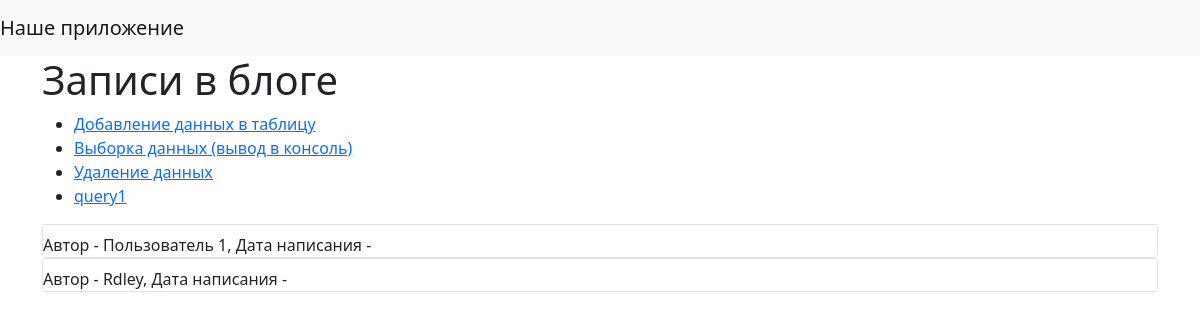
The app's page /, older data.
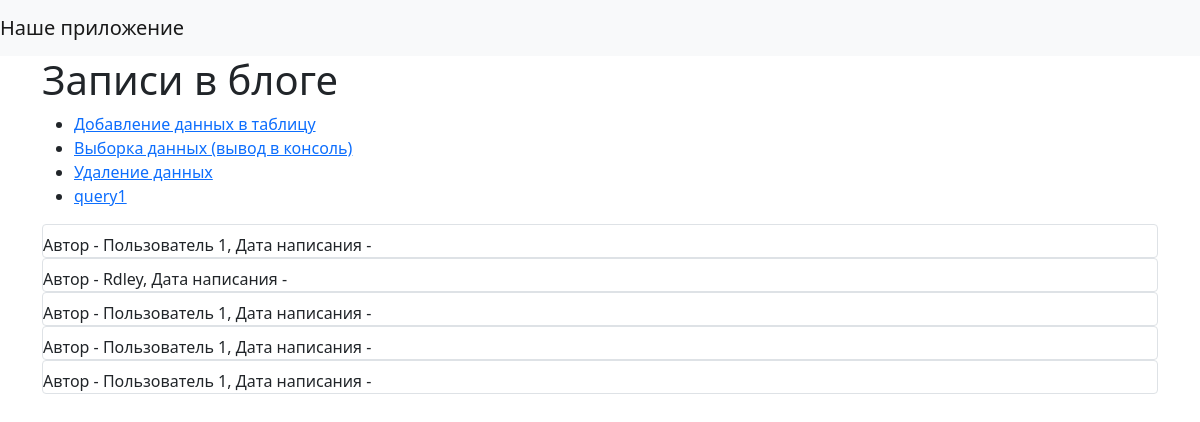
The same page, newer data.
### data/jobs.py (models this page shows)
class Jobs(SqlAlchemyBase):
    __tablename__ = 'jobs'
    id = sqlalchemy.Column(sqlalchemy.Integer,
                           primary_key=True, autoincrement=True)
    team_leader = sqlalchemy.Column(sqlalchemy.Integer,
                                    sqlalchemy.ForeignKey('users.id'))
    job = sqlalchemy.Column(sqlalchemy.String, nullable=True)
    work_size = sqlalchemy.Column(sqlalchemy.Integer,
                                  nullable=True)
    collaborators = sqlalchemy.Column(sqlalchemy.String, nullable=True)
    start_date = sqlalchemy.Column(sqlalchemy.DateTime, default=datetime.datetime.now)
    end_date = sqlalchemy.Column(sqlalchemy.DateTime, default=datetime.datetime.now)
    is_finished = sqlalchemy.Column(sqlalchemy.Boolean, nullable=True)
    user = orm.relation('User')

### data/users.py (models this page shows, shortened)
class User(SqlAlchemyBase):
    __tablename__ = 'users'
    id = sqlalchemy.Column(sqlalchemy.Integer, primary_key=True, autoincrement=True)
    surname = sqlalchemy.Column(sqlalchemy.String, nullable=True)
    name = sqlalchemy.Column(sqlalchemy.String, nullable=True)
    age = sqlalchemy.Column(sqlalchemy.Integer, nullable=True)
    position = sqlalchemy.Column(sqlalchemy.String, nullable=True)
    speciality = sqlalchemy.Column(sqlalchemy.String, nullable=True)
    address = sqlalchemy.Column(sqlalchemy.String, nullable=True)
    email = sqlalchemy.Column(sqlalchemy.String, index=True, unique=True, nullable=True)
    modified_date = sqlalchemy.Column(sqlalchemy.DateTime, default=datetime.datetime.now)
    jobs = orm.relation("Jobs", back_populates='user')

### main.py (the view)
@app.route("/")
def index():
    db_sess = db_session.create_session()
    jobs = db_sess.query(Jobs).filter(Jobs.is_finished != True)
    return render_template("index.html", jobs=jobs)

### data/db_session.py (called while the page is built)
def create_session() -> Session:
    global __factory
    return __factory()

### templates/index.html (shortened to what this page needs)
{% extends "base.html" %}
{% block content %}
<h1>Записи в блоге</h1>
<div>
    <ul>
        <li><a href="./add_data">Добавление данных в таблицу</a></li>
        <li><a href="./select_data">Выборка данных (вывод в консоль)</a></li>
        <li><a href="./delete_data">Удаление данных</a></li>
        <li><a href="./query1">query1</a></li>
    </ul>
</div>
{% for item in jobs%}
<div class="col-md6 border rounded">
    <div>
        Автор - {{item.user.name}}, Дата написания - {{item.created_date}}
    </div>
</div>
{% endfor %}
{% endblock %}

Row changes from the older to the newer data that the page shows:
added Jobs: user.name "Пользователь 1"
added Jobs: user.name "Пользователь 1"
added Jobs: user.name "Пользователь 1"
